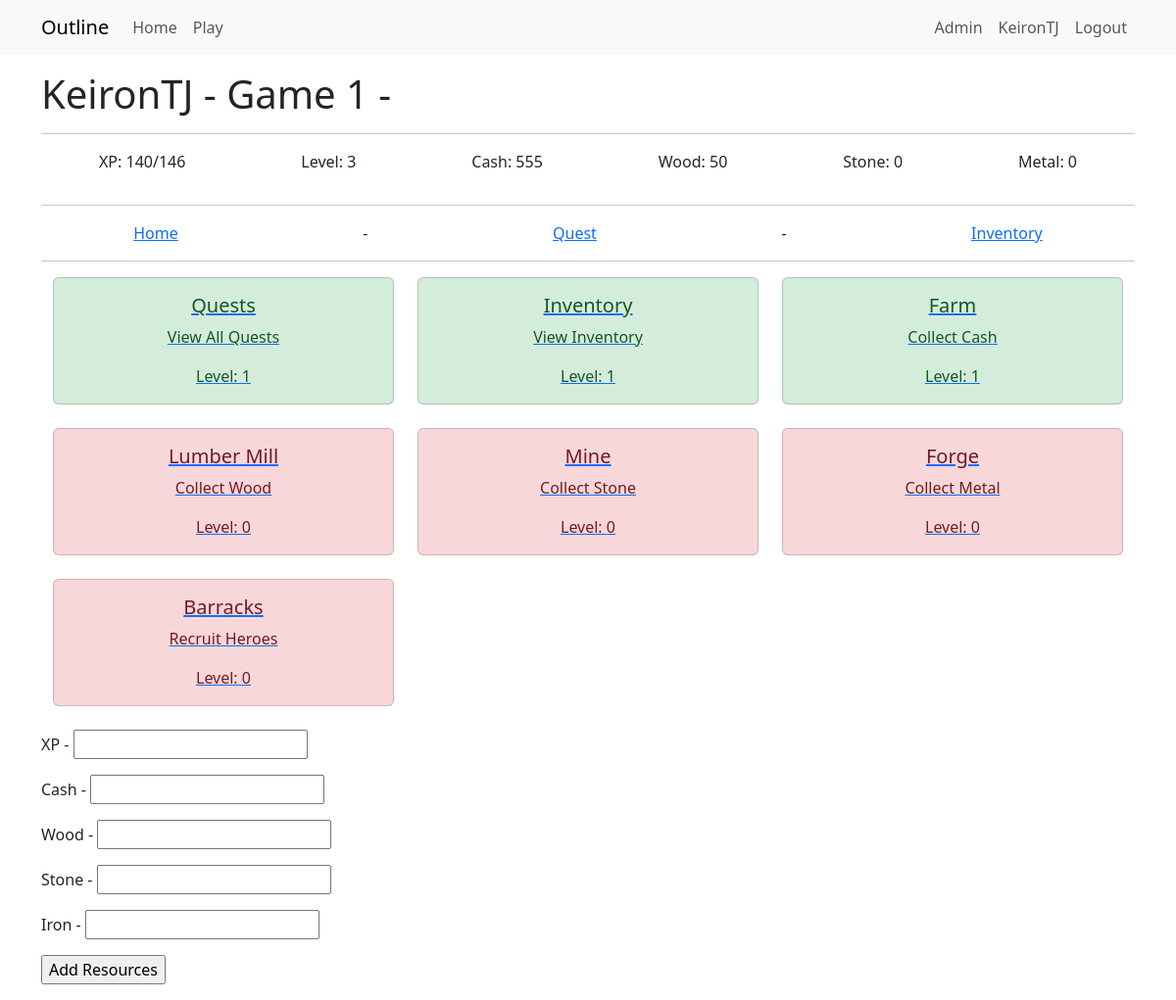
/play/1 (signed in), run on an earlier commit of the app's database.
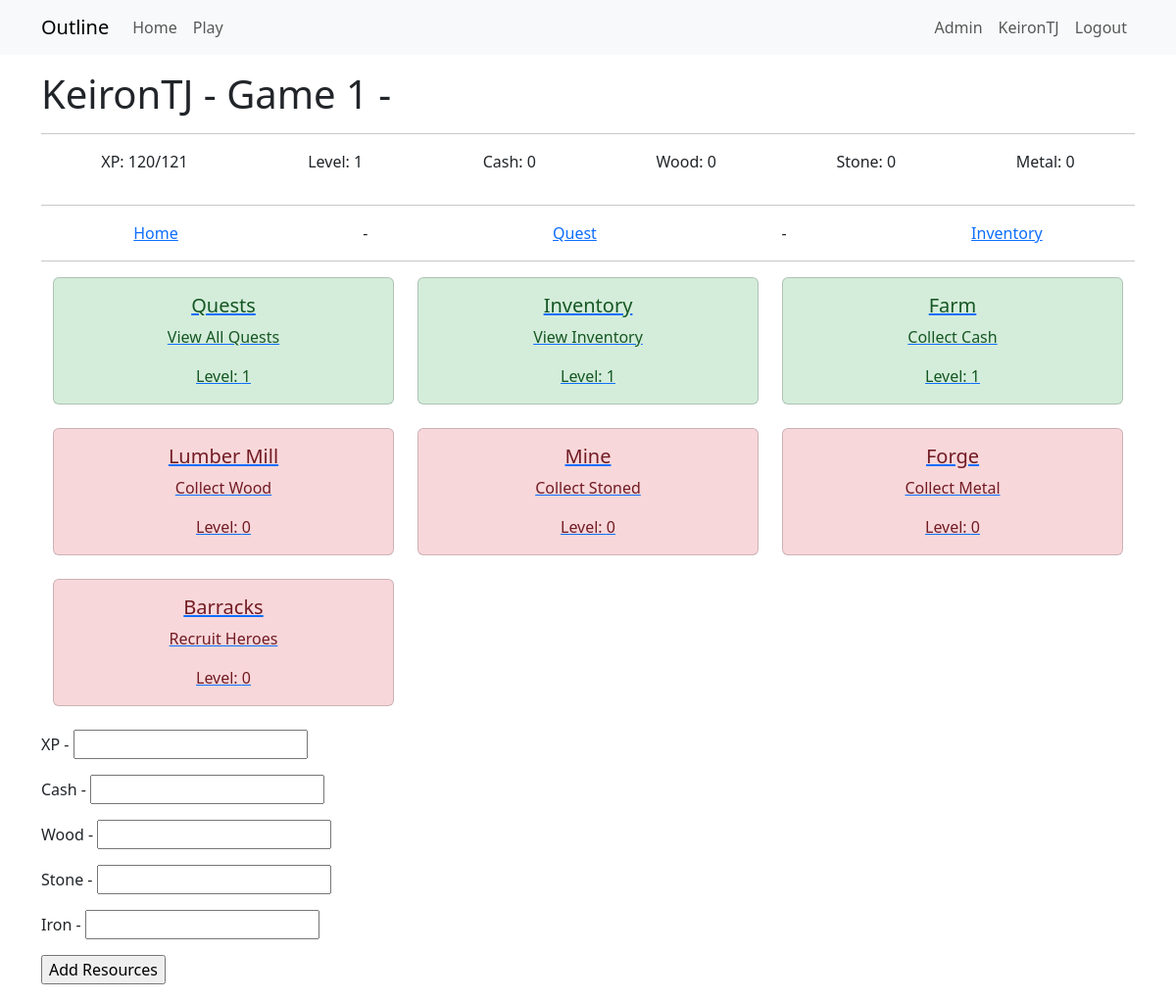
And on a later commit of the database.
### app/models.py (models this page shows)
class Game(db.Model):
    __tablename__ = 'game'
    id = db.Column(db.Integer, primary_key=True)
    user_id = db.Column(db.Integer, db.ForeignKey('user.id'), nullable=False)
    game_name = db.Column(db.String(64))
    game_exists = db.Column(db.Boolean, default=True)
    entry_date = db.Column(db.DateTime, default=datetime.now(timezone.utc))
    xp = db.Column(db.Integer, default=0)
    level = db.Column(db.Integer, default=0)
    cash = db.Column(db.Integer, default=0)
    wood = db.Column(db.Integer, default=0)
    stone = db.Column(db.Integer, default=0)
    metal = db.Column(db.Integer, default=0)
    next_level_xp_required = db.Column(db.Integer, default=110)
    user = db.relationship("User", back_populates="game")
    inventories = db.relationship("InventoryUser", back_populates="game")
    quest_progress = db.relationship("QuestProgress", back_populates="game")
    building_progress = db.relationship("BuildingProgress", back_populates="game")
    resource_logs = db.relationship("ResourceLog", back_populates="game")
    hero_progress = db.relationship("HeroProgress", back_populates="game")
    hero_slots = db.relationship("HeroSlots", back_populates="game")

class BuildingProgress(db.Model):
    __tablename__ = 'building_progress'
    id = db.Column(db.Integer, primary_key=True)
    building_id = db.Column(db.Integer, db.ForeignKey('buildings.id'))
    game_id = db.Column(db.Integer, db.ForeignKey('game.id'))
    building_level = db.Column(db.Integer, default=0)
    building_active = db.Column(db.Boolean, default=False)
    xp_per_minute = db.Column(db.Integer, default=0)
    cash_per_minute = db.Column(db.Integer, default=0)
    wood_per_minute = db.Column(db.Integer, default=0)
    stone_per_minute = db.Column(db.Integer, default=0)
    metal_per_minute = db.Column(db.Integer, default=0)
    accrual_start_time = db.Column(db.DateTime, nullable=True)
    max_accrual_duration = db.Column(db.Integer, default=240) # in minutes
    accrued_xp = db.Column(db.Integer, default=0)
    accrued_cash = db.Column(db.Integer, default=0)
    accrued_wood = db.Column(db.Integer, default=0)
    accrued_stone = db.Column(db.Integer, default=0)
    accrued_metal = db.Column(db.Integer, default=0)
    building_completed = db.Column(db.Boolean, default=False)
    building_completed_date = db.Column(db.DateTime, nullable=True)
    building = db.relationship("Buildings", back_populates="building_progress")
    game = db.relationship("Game", back_populates="building_progress")

class Buildings(db.Model):
    __tablename__ = 'buildings'
    id = db.Column(db.Integer, primary_key=True)
    building_type_id = db.Column(db.Integer, db.ForeignKey('building_types.id'))
    building_name = db.Column(db.String(64))
    building_description = db.Column(db.String(256))
    building_link = db.Column(db.String(256))
    base_building_cash_required = db.Column(db.Integer, default=0)
    base_building_level_required = db.Column(db.Integer, default=0)
    base_building_xp_required = db.Column(db.Integer, default=0)
    base_building_wood_required = db.Column(db.Integer, default=0)
    base_building_stone_required = db.Column(db.Integer, default=0)
    base_building_metal_required = db.Column(db.Integer, default=0)
    max_building_level = db.Column(db.Integer, default=25)
    base_xp_per_minute = db.Column(db.Integer, default=0)
    base_cash_per_minute = db.Column(db.Integer, default=0)
    base_wood_per_minute = db.Column(db.Integer, default=0)
    base_stone_per_minute = db.Column(db.Integer, default=0)
    base_metal_per_minute = db.Column(db.Integer, default=0)
    building_type = db.relationship("BuildingType", back_populates="building")
    building_progress = db.relationship("BuildingProgress", back_populates="building")

### app/game/routes.py (the view, shortened to what this page needs)
@bp.route('/play/<game_id>', methods=['GET', 'POST'])
@login_required
def play(game_id):
    if not current_user.is_admin() and current_user.activegame != int(game_id):
        return redirect(url_for('admin.not_admin'))
    game = g.game  # Optimized query
    if not game:
        flash('Game not found.', 'error')
        return redirect(url_for('main.index'))
    resourceform = AddResourcesForm()
    service = GameService(game_id=game_id)
    return render_template("game/play.html", game=game, resourceform=resourceform)

### app/game/forms.py
class AddResourcesForm(FlaskForm):
    xp = IntegerField('XP')
    cash = IntegerField('Cash')
    wood = IntegerField('Wood')
    stone = IntegerField('Stone')
    metal = IntegerField('Iron')
    add_button = SubmitField('Add Resources')

### app/game/__init__.py (called while the page is built)
@bp.before_app_request
def before_request():
    load_game()

### app/game/context_processor.py (called while the page is built)
def load_game():
    if current_user.is_authenticated:
        game_id = current_user.activegame
        if game_id:
            g.game = Game.query.get(game_id)
        else:
            g.game = None
    else:
        g.game = None

### app/game/game_services.py (called while the page is built)
    def _get_game(self) -> Game:
        game = Game.query.get(self.game_id)
        if game is None:
            raise ValueError(f"Game with ID {self.game_id} not found.")
        return game

### app/models.py (called while the page is built)
@login.user_loader
def load_user(id):
    return db.session.get(User, int(id))

    def is_admin(self):
        return 'admin' in [role.name for role in self.role]

### app/templates/game/play.html (shortened to what this page needs)
{% extends "game/game_base.html" %}
{% block content2 %}
<div class="container mt-3">
    <div class="row">
        {% for building in game.building_progress %}
        <div class="col-md-4 mb-4">
            {% if building.building.building_type.id == 2 %}
                <a href="{{  url_for(building.building.building_link, game_id=game.id) }}" class="card-link">
            {% else %}
                <a href="{{  url_for(building.building.building_link, building_progress_id=building.id) }}" class="card-link">
            {% endif %}
                {% if building.building_active %}
                    <div class="card building-active">
                {% else %}
                    <div class="card building-inactive">
                {% endif %}
                    <div class="card-body text-center">
                        <h5 class="card-title">{{ building.building.building_name }}</h5>
                        <p class="card-text">{{ building.building.building_description }}</p>
                        <p class="card-text">Level: {{ building.building_level }}</p>
                    </div>
                </div>
            </a>
        </div>
        {% if loop.index % 3 == 0 %}
    </div><div class="row">
        {% endif %}
        {% endfor %}
    </div>
</div>
<div>
    <form action="" method="post">
        <p>{{ resourceform.xp.label }} - {{ resourceform.xp }}</p>
        <p>{{ resourceform.cash.label }} - {{ resourceform.cash }}</p>
        <p>{{ resourceform.wood.label }} - {{ resourceform.wood }}</p>
        <p>{{ resourceform.stone.label }} - {{ resourceform.stone }}</p>
        <p>{{ resourceform.metal.label }} - {{ resourceform.metal }}</p>
        <p>{{ resourceform.add_button() }}</p>
    </form>
</div>
{% endblock content2 %}

### app/templates/game/game_base.html (shortened to what this page needs)
{% extends "base.html" %}
{% block content %}
<h1>  {{ game.user.username }} - {{ game.game_name }} - {{ title }}  </h1>
<hr>
<div style="display: flex; justify-content: space-around;">
    <p>XP: {{ game.xp }}/{{game.next_level_xp_required}}</p>
    <p>Level: {{ game.level}}</p>
    <p>Cash: {{ game.cash }}</p>
    <p>Wood: {{ game.wood }}</p>
    <p>Stone: {{ game.stone }}</p>
    <p>Metal: {{ game.metal }}</p>
</div>
<hr>
<div style="display: flex; justify-content: space-around;">
    <a href="{{ url_for('game.play', game_id=game.id) }}">Home</a> -
    {% for building in game.building_progress %}
       {% if building.building.id == 1 %}
            <a href="{{ url_for('game.building_quests', building_progress_id=building.id) }}">Quest</a> -
       {% endif %}
    {% endfor %}
    <a href="{{ url_for('game.building_inventory', game_id=game.id) }}"> Inventory </a>
</div>
<hr>
{% block content2 %}  {% endblock content2 %}
{% endblock content %}

What changed in the data, as far as the page shows it:
changed Game "Game 1": xp "140" → "120"; next_level_xp_required "146" → "121"; level "3" → "1"; cash "555" → "0"; wood "50" → "0"
changed through a linked row, BuildingProgress "Mine": building.building_description "Collect Stone" → "Collect Stoned"
